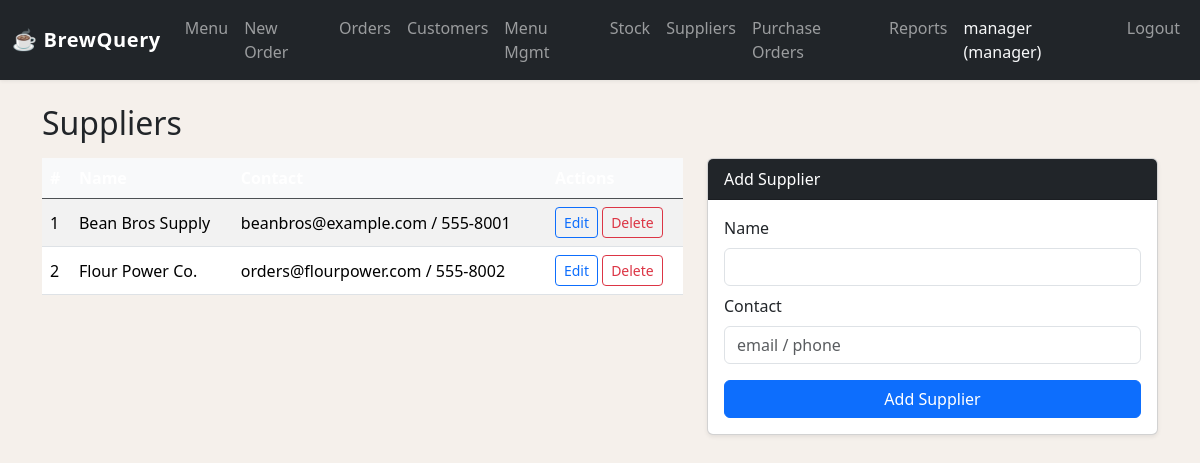
Screenshot of /suppliers.php (signed in) with the database file from the repository.
### tables this page shows
CREATE TABLE supplier (
    Supplier_id INT PRIMARY KEY AUTO_INCREMENT,
    Name VARCHAR(150) NOT NULL,
    Contact VARCHAR(200) NOT NULL
);

### helpers.php (called while the page is built, shortened)
<?php
function e(string $s): string {
    return htmlspecialchars($s, ENT_QUOTES | ENT_SUBSTITUTE, 'UTF-8');
}

### suppliers.php (the view, shortened to what this page needs)
<?php
require_once __DIR__ . '/helpers.php';
require_once __DIR__ . '/layout.php';
$pdo = get_pdo();
$edit  = null;
$suppliers = $pdo->query("SELECT * FROM supplier ORDER BY Name")->fetchAll();
?>
<h2 class="mb-3">Suppliers</h2>
<div class="row g-4">
    <div class="col-md-7">
        <table class="table table-striped align-middle">
            <thead class="table-dark">
                <tr><th>#</th><th>Name</th><th>Contact</th><th>Actions</th></tr>
            </thead>
            <tbody>
            <?php foreach ($suppliers as $s): ?>
            <tr>
                <td><?= (int)$s['Supplier_id'] ?></td>
                <td><?= e($s['Name']) ?></td>
                <td><?= e($s['Contact']) ?></td>
                <td>
                    <a href="suppliers.php?edit=<?= (int)$s['Supplier_id'] ?>"
                       class="btn btn-sm btn-outline-primary">Edit</a>
                    <a href="suppliers.php?delete=<?= (int)$s['Supplier_id'] ?>"
                       class="btn btn-sm btn-outline-danger"
                       onclick="return confirm('Delete supplier?')">Delete</a>
                </td>
            </tr>
            <?php endforeach; ?>
            </tbody>
        </table>
    </div>
    <div class="col-md-5">
        <div class="card shadow-sm">
            <div class="card-header bg-dark text-white">
                <?= $edit ? 'Edit Supplier' : 'Add Supplier' ?>
            </div>
            <div class="card-body">
                <form method="POST" action="suppliers.php">
                    <div class="mb-2">
                        <label class="form-label">Name</label>
                        <input type="text" name="name" class="form-control"
                               value="<?= e($edit['Name'] ?? '') ?>" required>
                    </div>
                    <div class="mb-3">
                        <label class="form-label">Contact</label>
                        <input type="text" name="contact" class="form-control"
                               value="<?= e($edit['Contact'] ?? '') ?>"
                               placeholder="email / phone">
                    </div>
                    <button type="submit" class="btn btn-primary w-100">
                        <?= $edit ? 'Update' : 'Add Supplier' ?>
                    </button>
                </form>
            </div>
        </div>
    </div>
</div>

### styles.css (style rules this page uses)
body { background-color: #f5f0eb; }
.table th { font-weight: 600; background-color: #f8f9fa; }

### rows the page displays
supplier: Supplier_id "1", Name "Bean Bros Supply", Contact "beanbros@example.com / 555-8001"
supplier: Supplier_id "2", Name "Flour Power Co.", Contact "orders@flourpower.com / 555-8002"

### other values shown
$staff['Username'] "manager"
$staff['Role'] "manager"
